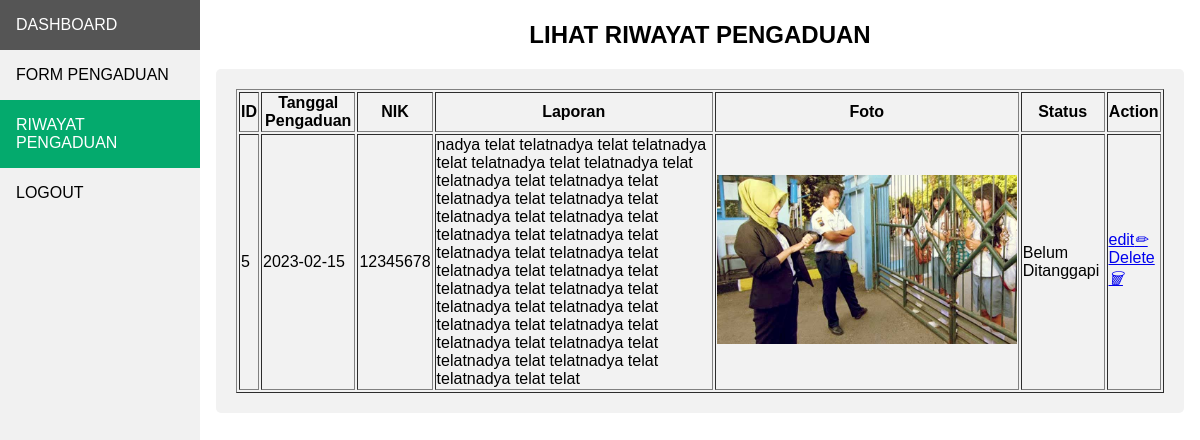
The page /riwayatPengaduan.php (signed in) on the database its author committed.
### tables this page shows
CREATE TABLE `pengaduan` (
  `id_pengaduan` int(11) NOT NULL,
  `tgl_pengaduan` date NOT NULL,
  `nik` char(16) NOT NULL,
  `isi_laporan` text NOT NULL,
  `foto` varchar(255) NOT NULL,
  `status` enum('0','proses','selesai') NOT NULL
);

### riwayatPengaduan.php (the view, shortened to what this page needs)
<?php
	require 'koneksi.php';
	if($_SESSION['nik'] == ""){
		header('location: login.php');
	}
	else{
		$varNik = $_SESSION['nik'];
		$query = "SELECT * FROM pengaduan WHERE nik = '$varNik';";
		$result = mysqli_query($conn, $query);
	}
?>
<!DOCTYPE html>
<html>
<head>
	<link rel="stylesheet" type="text/css" href="CSS/style.css">
</head>
<body>
	<div class="sidebar">
	  <a href="dashboard.php">DASHBOARD</a>
	  <a href="formPengaduan.php">FORM PENGADUAN</a>
	  <a class="active" href="riwayatPengaduan.php">RIWAYAT PENGADUAN</a>
	  <a href="logout.php">LOGOUT</a>
	</div>
	<div class="content">
		<h2>LIHAT RIWAYAT PENGADUAN</h2>
		<div class="container">
			<center>
				<table border="1">
					<tr>
						<th>ID</th>
						<th>Tanggal Pengaduan</th>
						<th>NIK</th>
						<th>Laporan</th>
						<th>Foto</th>
						<th>Status</th>
						<th>Action</th>
					</tr>
					<?php
					while ($data = mysqli_fetch_assoc($result)) {
					?>
					<tr>
						<td>
							<?php echo $data['id_pengaduan']; ?>
						</td>
						<td>
							<?php echo $data['tgl_pengaduan']; ?>
						</td>
						<td>
							<?php echo $data['nik']; ?>
						</td>
						<td>
							<?php echo $data['isi_laporan']; ?>
						</td>
						<td>
							<img src="media/laporan/<?php echo $data['foto']; ?>" width="300px">
						</td>
						<td>
							<?php
								if($data['status'] == '0'){
									echo "Belum Ditanggapi";
								}
								elseif($data['status'] == 'proses'){
									echo "Sedang Diproses";
								}
								elseif($data['selesai'] == 'selesai'){
									echo "Laporan Selesai";
								}
								else{
									echo "Laporan Invalid";
								}
							?>
						</td>
						<td>
							<a href="editPengaduan.php?edit=<?php echo $data["id_pengaduan"] ?>">edit<i>&#x270F;</i></a>
							<br>
							<a onclick="return checkDelete()" href="prosesUser.php?delete=<?php echo $data['id_pengaduan'] ?>">Delete<i>&#x1F5D1;</i></a>
						</td>
					</tr>
					<?php
					}
					?>
				</table>
			</center>
		</div>
	</div>
</body>
</html>

### CSS/style.css (style rules this page uses)
body { margin: 0; font-family: "aharoni", sans-serif; }
.sidebar { margin: 0; padding: 0; width: 200px; background-color: #f1f1f1; position: fixed; height: 100%; overflow: auto; }
.sidebar a { display: block; color: black; padding: 16px; text-decoration: none; }
.sidebar a.active { background-color: #04AA6D; color: white; }
div.content { margin-left: 200px; padding: 1px 16px; text-align: center; }
* { box-sizing: border-box; }
.container { border-radius: 5px; background-color: #f2f2f2; padding: 20px; }

### rows shown on the page
pengaduan: id_pengaduan "5", tgl_pengaduan "2023-02-15", nik "12345678", isi_laporan "nadya telat telatnadya telat telatnadya telat telatnadya telat telatnadya telat telatnadya telat telatnadya telat telatnadya telat telatnadya telat telatnadya telat telatnadya telat telatnadya telat telatnadya telat telatnadya telat telatnadya telat telatnadya telat telatnadya telat telatnadya telat telatnadya telat telatnadya telat telatnadya telat telatnadya telat telatnadya telat telatnadya telat telatnadya telat telatnadya telat telatnadya telat telatnadya telat telat", foto (picture), status "Belum Ditanggapi"
